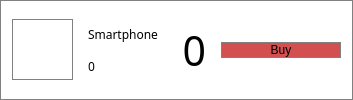
            <widget class="QFrame" name="hardwareFrame_4">
             <property name="maximumSize">
              <size>
               <width>16777215</width>
               <height>120</height>
              </size>
             </property>
             <property name="acceptDrops">
              <bool>true</bool>
             </property>
             <property name="styleSheet">
              <string notr="true">background: white;
border: 1px solid grey;</string>
             </property>
             <property name="frameShape">
              <enum>QFrame::StyledPanel</enum>
             </property>
             <property name="frameShadow">
              <enum>QFrame::Raised</enum>
             </property>
             <property name="lineWidth">
              <number>3</number>
             </property>
             <layout class="QHBoxLayout" name="horizontalLayout_7">
              <item>
               <widget class="QLabel" name="hardwareImg_4">
                <property name="minimumSize">
                 <size>
                  <width>61</width>
                  <height>61</height>
                 </size>
                </property>
                <property name="maximumSize">
                 <size>
                  <width>61</width>
                  <height>61</height>
                 </size>
                </property>
                <property name="text">
                 <string/>
                </property>
                <property name="pixmap">
                 <pixmap resource="resources.qrc">:/images/h_smart.png</pixmap>
                </property>
                <property name="scaledContents">
                 <bool>true</bool>
                </property>
               </widget>
              </item>
              <item>
               <widget class="QFrame" name="frame_41">
                <property name="styleSheet">
                 <string notr="true">border: 0px;</string>
                </property>
                <property name="frameShape">
                 <enum>QFrame::StyledPanel</enum>
                </property>
                <property name="frameShadow">
                 <enum>QFrame::Raised</enum>
                </property>
                <layout class="QVBoxLayout" name="verticalLayout_22">
                 <item>
                  <widget class="QLabel" name="hardwareName_5">
                   <property name="font">
                    <font>
                     <family>Century Gothic</family>
                    </font>
                   </property>
                   <property name="text">
                    <string>Smartphone</string>
                   </property>
                  </widget>
                 </item>
                 <item>
                  <widget class="QLabel" name="hardwareCost_4">
                   <property name="font">
                    <font>
                     <family>Century Gothic</family>
                    </font>
                   </property>
                   <property name="text">
                    <string>0</string>
                   </property>
                  </widget>
                 </item>
                </layout>
               </widget>
              </item>
              <item>
               <widget class="QFrame" name="frame_42">
                <property name="styleSheet">
                 <string notr="true">border: 0px;</string>
                </property>
                <property name="frameShape">
                 <enum>QFrame::StyledPanel</enum>
                </property>
                <property name="frameShadow">
                 <enum>QFrame::Raised</enum>
                </property>
                <layout class="QHBoxLayout" name="horizontalLayout_43">
                 <item>
                  <widget class="QLabel" name="hardwareCount_4">
                   <property name="font">
                    <font>
                     <family>Century Gothic</family>
                     <pointsize>31</pointsize>
                    </font>
                   </property>
                   <property name="layoutDirection">
                    <enum>Qt::LeftToRight</enum>
                   </property>
                   <property name="text">
                    <string>0</string>
                   </property>
                   <property name="textFormat">
                    <enum>Qt::AutoText</enum>
                   </property>
                   <property name="alignment">
                    <set>Qt::AlignRight|Qt::AlignTrailing|Qt::AlignVCenter</set>
                   </property>
                  </widget>
                 </item>
                </layout>
               </widget>
              </item>
              <item>
               <widget class="QPushButton" name="buyHardware_4">
                <property name="minimumSize">
                 <size>
                  <width>120</width>
                  <height>0</height>
                 </size>
                </property>
                <property name="styleSheet">
                 <string notr="true">background: rgb(211, 80, 80);
font: 19pt &quot;Century Gothic&quot;;</string>
                </property>
                <property name="text">
                 <string>Buy</string>
                </property>
                <property name="default">
                 <bool>false</bool>
                </property>
               </widget>
              </item>
             </layout>
            </widget>
